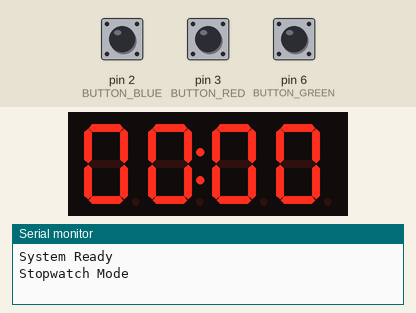
A sketch run on a simulated Arduino Uno, built with avr-gcc and run on an emulated ATmega328P. Parts: 4-digit seven-segment display, the last lines printed to the serial monitor. The test bench sets the inputs (shaded band); at power-on: pin 3 (BUTTON_RED) HIGH, pin 2 (BUTTON_BLUE) HIGH, pin 6 (BUTTON_GREEN) HIGH.

Above: at 1.2 s.
1.3 s: pin 3 (BUTTON_RED) pulled LOW for 0.15 s
At 2.7 s:
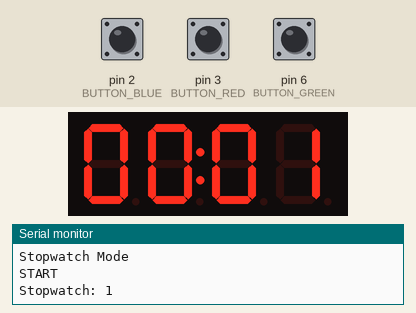
4.4 s: pin 3 (BUTTON_RED) pulled LOW for 1 s
6.9 s: pin 2 (BUTTON_BLUE) pulled LOW for 0.15 s
At 7.4 s:
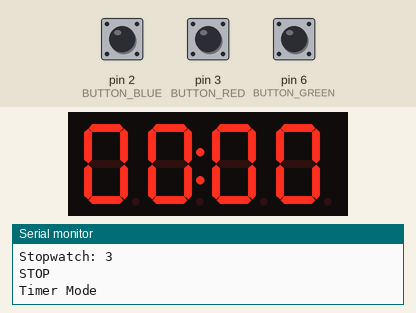
8.5 s: pin 6 (BUTTON_GREEN) pulled LOW for 0.15 s
At 9.7 s:
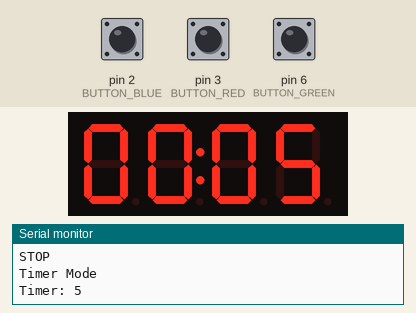
10.1 s: pin 6 (BUTTON_GREEN) pulled LOW for 1 s
At 11.0 s:
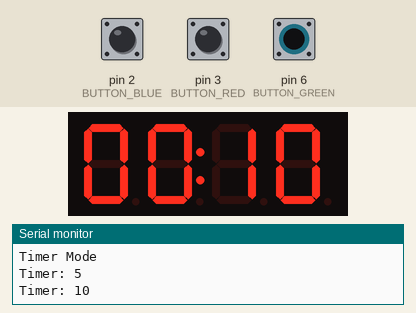
Timing chart, 0 to 13.1 s (numbered marks = the images above; inputs shaded):
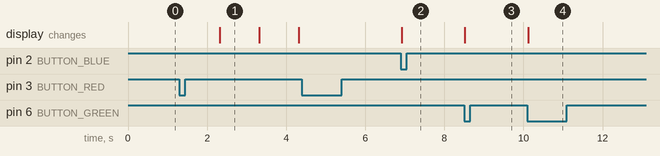

Measured:
- after the input at 1.3 s, the display: changes after 1.0 s (image 1)
- after the input at 6.9 s, the display: changes at once (image 2)
- after the input at 8.5 s, the display: changes at once (image 3)
- after the input at 10.1 s, the display: changes at once (image 4)
- what the display in image 1 shows lasts 1.0 s, from 2.3 s to 3.3 s

The sketch:

stopwatch_timer.ino
```cpp
#include <TM1637Display.h>


const int BUTTON_BLUE  = 2;
const int BUTTON_GREEN = 6;
const int BUTTON_RED   = 3;


const int CLK = 9;
const int DIO = 8;


TM1637Display display(CLK, DIO);


bool timerMode = false;
bool running = false;


unsigned long lastSecond = 0;


int currentTime = 0;
int setTime = 0;


bool lastBlue = HIGH;
bool lastGreen = HIGH;
bool lastRed = HIGH;


void setup() {


  pinMode(BUTTON_BLUE, INPUT_PULLUP);
  pinMode(BUTTON_GREEN, INPUT_PULLUP);
  pinMode(BUTTON_RED, INPUT_PULLUP);


  Serial.begin(9600);


  display.setBrightness(7);


  showTime(0);


  Serial.println("System Ready");
  Serial.println("Stopwatch Mode");
}


void loop() {


  bool blue = digitalRead(BUTTON_BLUE);
  bool green = digitalRead(BUTTON_GREEN);
  bool red = digitalRead(BUTTON_RED);


  if (blue == LOW && lastBlue == HIGH) {


    if (!running) {


      timerMode = !timerMode;


      currentTime = 0;
      setTime = 0;


      showTime(0);


      if (timerMode) {
        Serial.println("Timer Mode");
      }
      else {
        Serial.println("Stopwatch Mode");
      }
    }


    delay(150);
  }


  if (green == LOW && lastGreen == HIGH) {


    if (timerMode && !running) {


      setTime = setTime + 5;
      currentTime = setTime;


      showTime(currentTime);


      Serial.print("Timer: ");
      Serial.println(currentTime);
    }


    delay(150);
  }


  if (red == LOW && lastRed == HIGH) {


    if (!running && currentTime == 0) {


      running = true;
      lastSecond = millis();


      Serial.println("START");
    }


    else if (!running && timerMode && setTime > 0) {


      running = true;
      currentTime = setTime;
      lastSecond = millis();


      Serial.println("START");
    }


    else if (running) {


      running = false;


      Serial.println("STOP");
    }


    else if (!running) {


      currentTime = 0;
      setTime = 0;


      showTime(0);


      Serial.println("RESET");
    }


    delay(150);
  }


  if (running && !timerMode) {
    if (millis() - lastSecond >= 1000) {


      lastSecond = lastSecond + 1000;


      currentTime++;


      showTime(currentTime);


      Serial.print("Stopwatch: ");
      Serial.println(currentTime);
    }
  }


  if (running && timerMode) {


    if (millis() - lastSecond >= 1000) {


      lastSecond = lastSecond + 1000;


      currentTime--;


      showTime(currentTime);


      Serial.print("Timer: ");
      Serial.println(currentTime);


      if (currentTime <= 0) {


        currentTime = 0;
        running = false;


        showTime(0);


        Serial.println("TIME FINISHED");
      }
    }
  }


  lastBlue = blue;
  lastGreen = green;
  lastRed = red;
}
void showTime(int seconds) {
  int minutes = seconds / 60;
  int secs = seconds % 60;


  int number = minutes * 100 + secs;


  display.showNumberDecEx(
    number,
    0b01000000,
    true
  );
}
```
